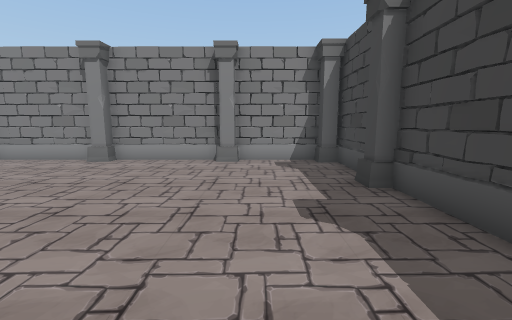
View 1 (above)

23 first-person views from a walk through a 3-D level made in the Unity game engine. The camera is 1.3 m above the floor, tilts 8° down and sees 90° across. The floor is counted in squares, 1 m on a side. Each view is taken from the middle of a square. On the plan, view 1 faces up. The plan holds only what a view shows up to about 13 squares ahead; the rest is blank. The place goes on beyond the plan. The player is left out.

View 2
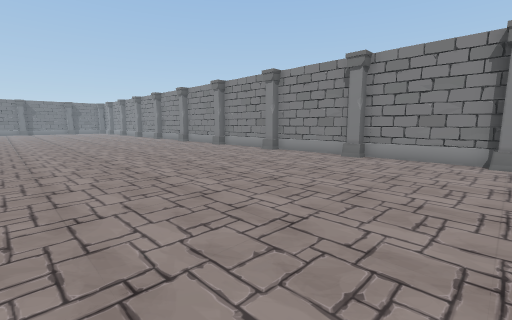

View 3
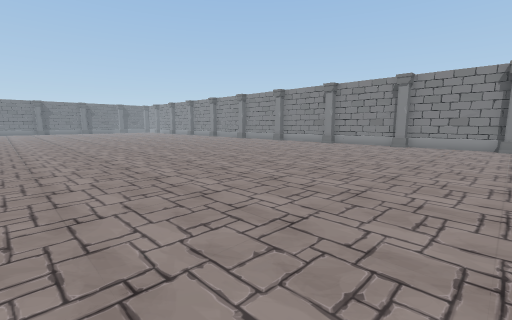

View 4
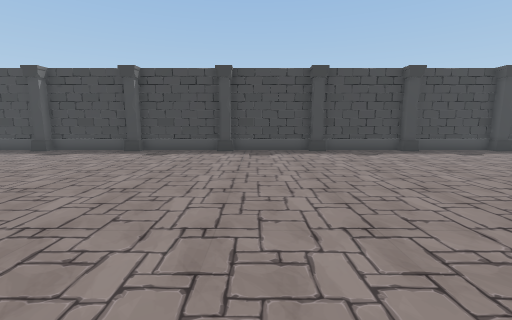

View 5
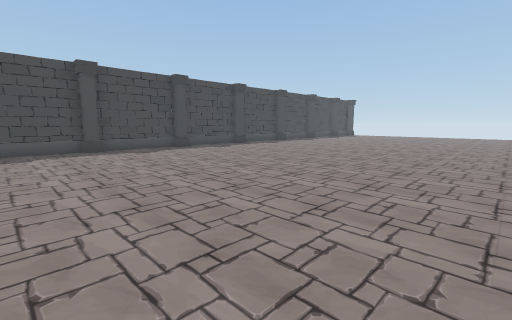

View 6
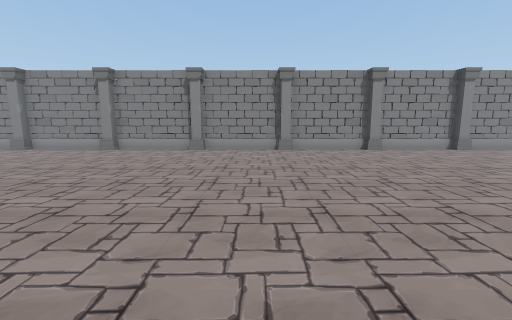

View 7
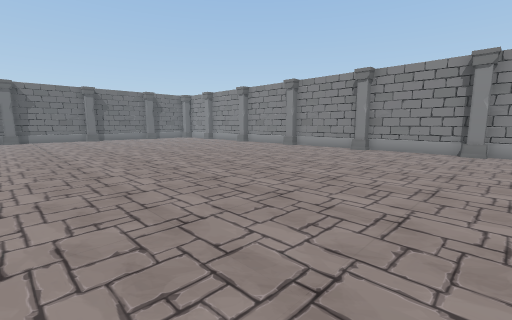

View 8
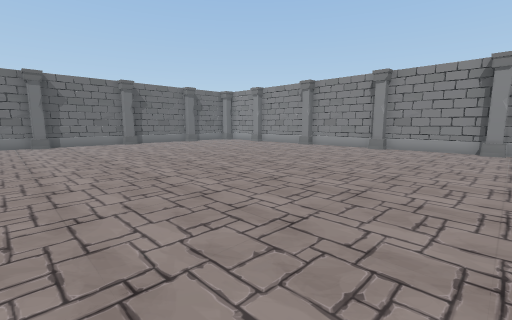

View 9
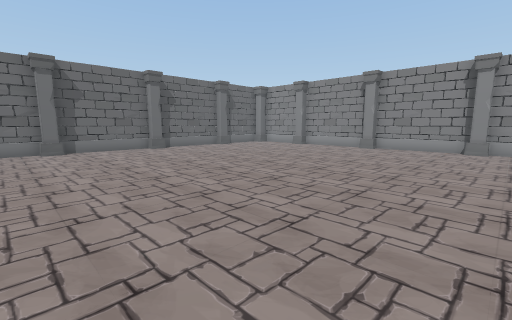

View 10
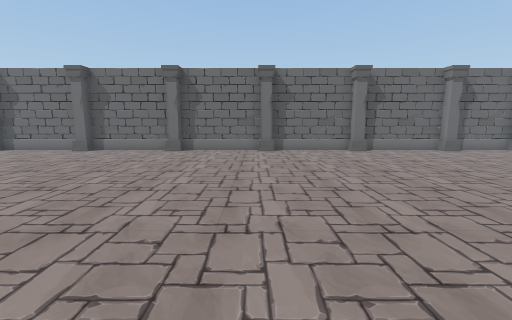

View 11
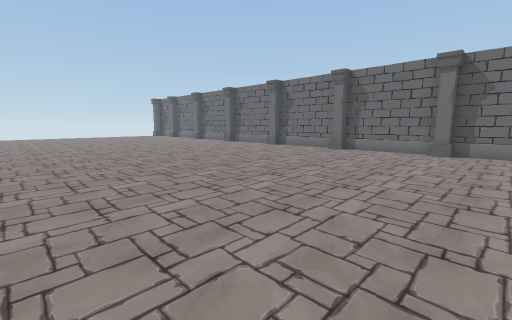

View 12
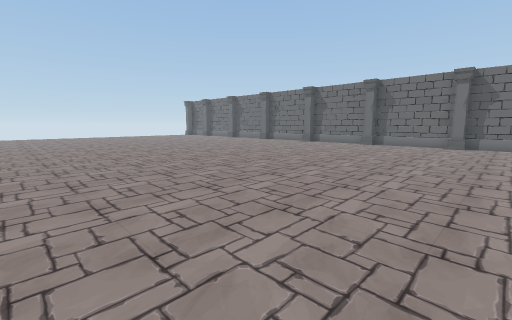

View 13
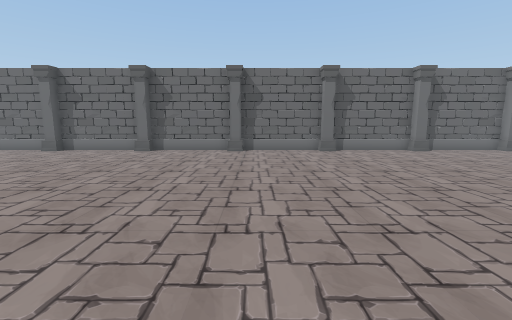

View 14
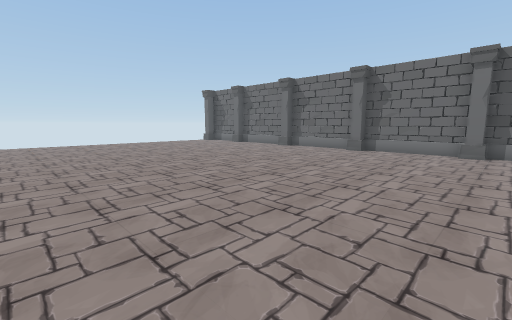

View 15
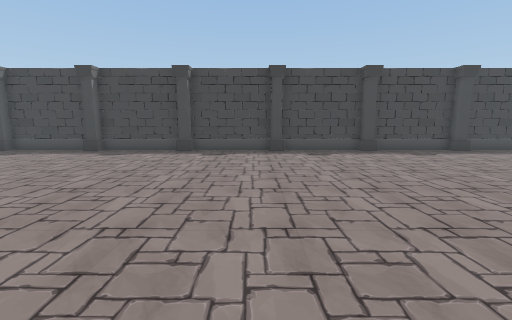

View 16
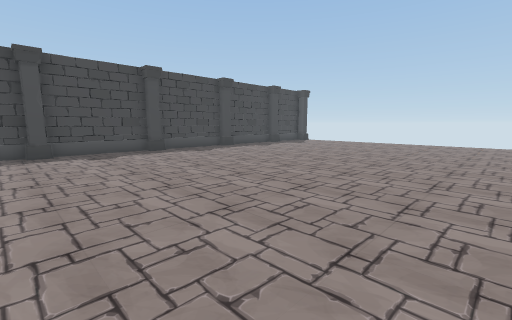

View 17
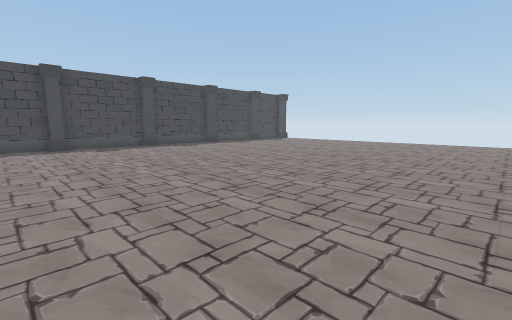

View 18
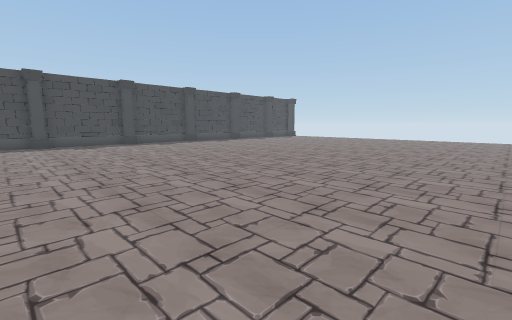

View 19
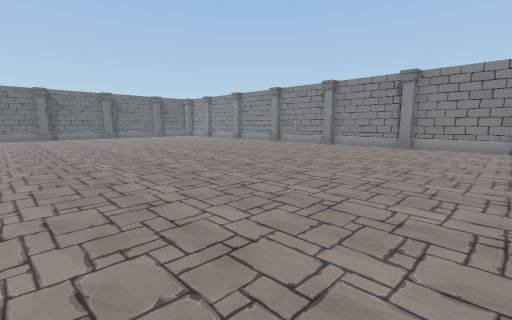

View 20
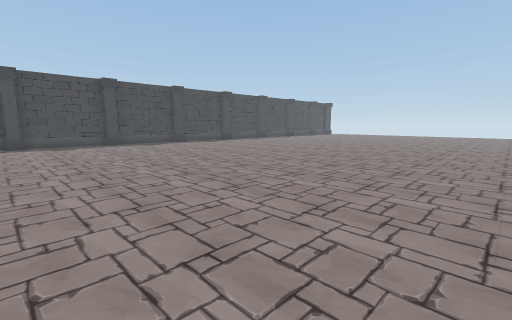

View 21
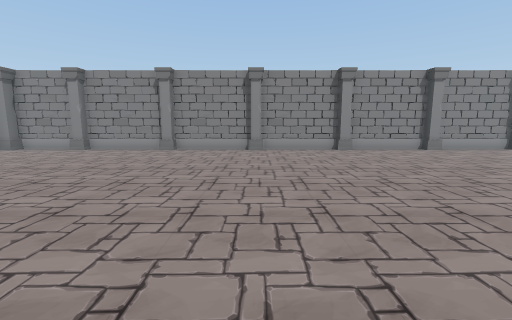

View 22
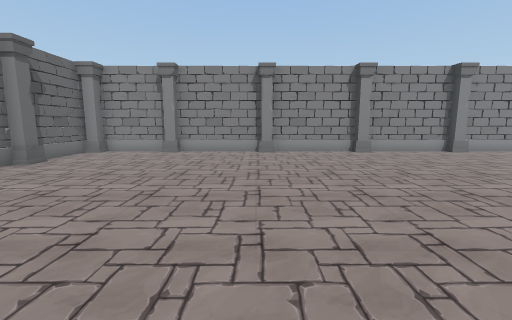

View 23
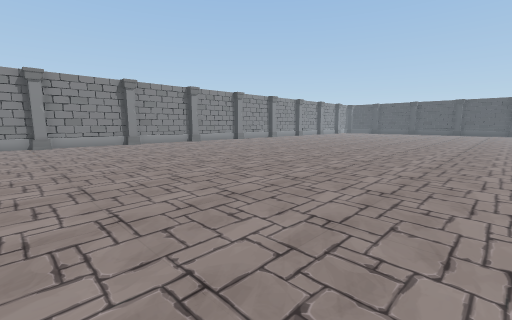

### Floor plan
Points are (right, up) in squares from view 1. A wall is a line through its corners. A room is listed if a view was taken in it or the views show most of it. See-through windows are left out.
Room 1 (views 1, 2, 3, 4, 5, 6, 7, 8, 9, 10, 11, 12, 13, 14, 15, 16, 17, 18, 19, 20, 21, 22, 23)
walls: (-15.9, 9.4) (-31.5, 9.4); (-6.4, 9.4) (-9.5, 9.4); (2.9, -11.6) (2.9, 8.5); (-40.9, -13.4) (-40.9, -25.5); (-33.5, 9.4) (-39.5, 9.4); (-40.9, 4.5) (-40.9, -11.6); (1.5, 9.4) (-4, 9.4); (-40.9, 8.5) (-40.9, 6); (2.9, -25.5) (2.9, -13.4)
objects: other object (-41, -21); other object (-41, -17); other object (-41, -13) to (-41, -12); other object (-41, -8); other object (-41, -3); other object (-41, 1); other object (-41, 5); other object (-41, 9) to (-40, 9); other object (-37, 9); other object (-33, 9) to (-32, 9); other object (-28, 9); other object (-24, 9); other object (-19, 9); other object (-15, 9) to (-14, 9); other object (-10, 9); other object (-6, 9) to (-5, 9); other object (-1, 9); other object (2, 9) to (3, 9); other object (3, -22); other object (3, -17); other object (3, -13) to (3, -12); other object (3, -8); other object (3, -4); other object (3, 1); other object (3, 6)

Positions as (right, up) in squares from view 1, and headings:
1: (0, 0), facing up
2: (-1, -1), facing up-left
3: (-1, -7), facing up-left
4: (-10, -5), facing right
5: (-11, -5), facing down-right
6: (-16, -4), facing up
7: (-18, -4), facing up-left
8: (-23, -5), facing up-left
9: (-27, -5), facing up-left
10: (-28, -4), facing left
11: (-28, -6), facing down-left
12: (-24, -6), facing down-left
13: (-28, -16), facing left
14: (-28, -16), facing down-left
15: (-10, -16), facing right
16: (-10, -16), facing down-right
17: (-13, -15), facing down-right
18: (-15, -11), facing down-right
19: (-15, -6), facing up-left
20: (-15, -3), facing down-right
21: (-28, -4), facing up
22: (-33, -3), facing up
23: (-34, -8), facing up-right
